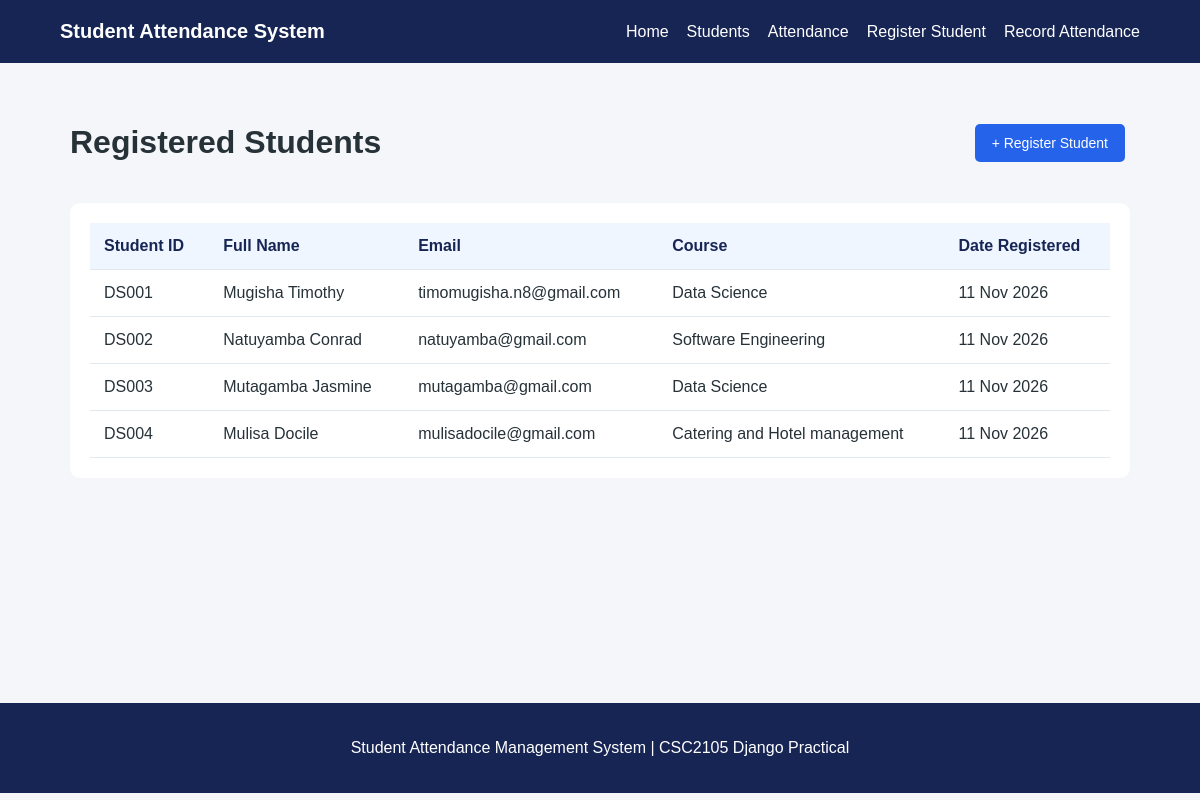
The page /students/ on the database its author committed.
### attendance/models.py (models this page shows, shortened)
class Student(models.Model):
    student_id = models.CharField(max_length=20, unique=True)
    full_name = models.CharField(max_length=100)
    email = models.EmailField(unique=True)
    course = models.CharField(max_length=100)
    date_registered = models.DateTimeField(auto_now_add=True)

### attendance/views.py (the view)
# urls.py: path('students/', views.student_list, name='student_list'),
def student_list(request):
    students = Student.objects.all()
    context = {
        'students': students,
    }
    return render(request, 'attendance/student_list.html', context)

### attendance/templates/attendance/student_list.html (shortened to what this page needs)
{% extends 'attendance/base.html' %}
{% block content %}
<div class="page-heading">
    <h1>Registered Students</h1>
    <a href="{% url 'attendance:student_create' %}" class="btn">
        + Register Student
    </a>
</div>
<div class="table-container">
    <table>
        <thead>
            <tr>
                <th>Student ID</th>
                <th>Full Name</th>
                <th>Email</th>
                <th>Course</th>
                <th>Date Registered</th>
            </tr>
        </thead>
        <tbody>
            {% for student in students %}
                <tr>
                    <td>{{ student.student_id }}</td>
                    <td>{{ student.full_name }}</td>
                    <td>{{ student.email }}</td>
                    <td>{{ student.course }}</td>
                    <td>{{ student.date_registered|date:"d M Y" }}</td>
                </tr>
            {% empty %}
                <tr>
                    <td colspan="5">No students registered yet.</td>
                </tr>
            {% endfor %}
        </tbody>
    </table>
</div>
{% endblock %}

### attendance/static/attendance/style.css (style rules this page uses)
* { box-sizing: border-box; }
body { margin: 0; font-family: Arial, sans-serif; background: #f4f6f9; color: #263238; }
.btn { display: inline-block; background: #2563eb; color: white; padding: 11px 17px; border: none; border-radius: 5px; text-decoration: none; cursor: pointer; margin: 5px 5px 5px 0; font-size: 14px; }
.page-heading { display: flex; justify-content: space-between; align-items: center; gap: 15px; flex-wrap: wrap; margin-bottom: 20px; }
.table-container { background: white; padding: 20px; border-radius: 10px; overflow-x: auto; }
table { width: 100%; border-collapse: collapse; }
th, td { padding: 14px; text-align: left; border-bottom: 1px solid #e2e8f0; }
th { background: #eff6ff; color: #172554; }

### rows shown on the page
Student: student_id "DS001", full_name "Mugisha Timothy", email "timomugisha.n8@gmail.com", course "Data Science", date_registered "11 Nov 2026"
Student: student_id "DS002", full_name "Natuyamba Conrad", email "natuyamba@gmail.com", course "Software Engineering", date_registered "11 Nov 2026"
Student: student_id "DS003", full_name "Mutagamba Jasmine", email "mutagamba@gmail.com", course "Data Science", date_registered "11 Nov 2026"
Student: student_id "DS004", full_name "Mulisa Docile", email "mulisadocile@gmail.com", course "Catering and Hotel management", date_registered "11 Nov 2026"
